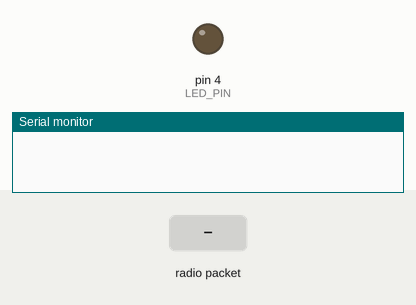
This sketch was run on a simulated Arduino Uno, built with avr-gcc and run on an emulated ATmega328P. Shown: output pins drawn as LEDs (lit = HIGH), the last lines printed to the serial monitor. The inputs (shaded band) are chosen by the test bench. No radio packets arrive unless stated.

Above: at 1.2 s.
1.3 s: radio packet "1" arrives
At 1.6 s:
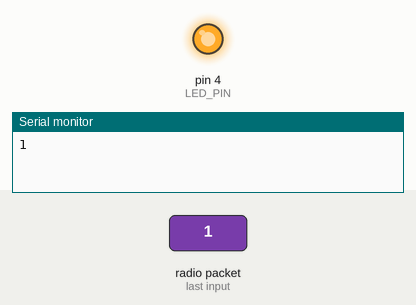
Timing chart, 0 to 4.3 s (numbered marks = the images above; inputs shaded):
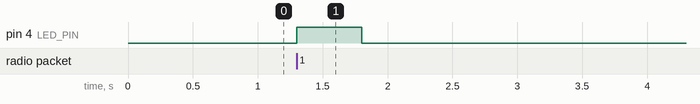

The sketch:

NRF24_receiver.ino
```cpp
#include <SPI.h>
// #include <nRF24L01.h>
#include <RF24.h>

#define LED_PIN 4
RF24 radio(7, 8); // CE, CSN
const byte address[6] = "00001";

void setup() {
  pinMode(LED_PIN, OUTPUT);
  Serial.begin(9600); //
  radio.begin();
  radio.openReadingPipe(0, address); // initializes reading pipe
  radio.setPALevel(RF24_PA_MAX);
  radio.setDataRate(RF24_250KBPS);
  radio.startListening();
}

void loop() {
  if (radio.available()) {
    char text[32] = "";
    radio.read(&text, sizeof(text));
    Serial.println(text);
    digitalWrite(LED_PIN, HIGH);
    delay(500);
    digitalWrite(LED_PIN, LOW); // if signal is transmitting, LED should turn on for 0.5 seconds every 1 second
    Serial.println("No Signal");
    digitalWrite(LED_PIN, LOW);
    delay(500);
  }
  else{

  }
}
```

Measured:
- after the input at 1.3 s, pin 4 (LED_PIN): LOW → HIGH at once, → LOW 0.50 s later
